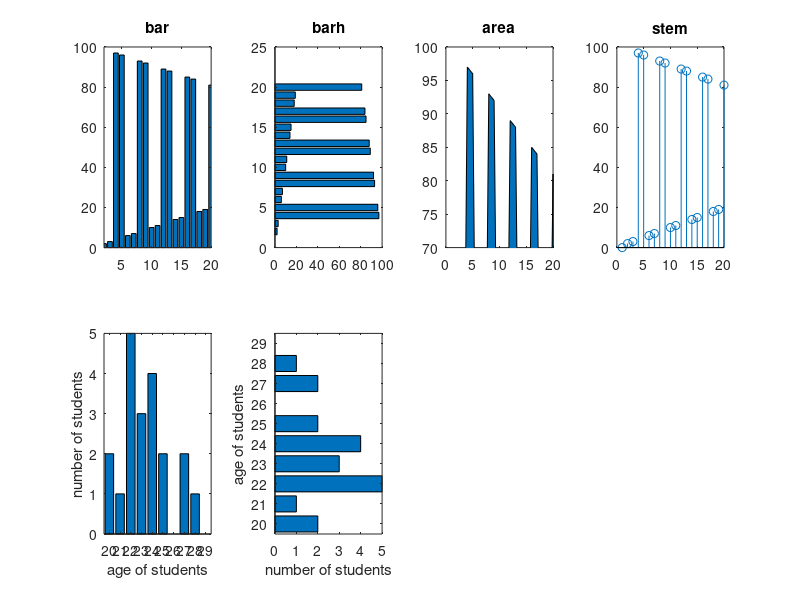

MATLAB code for this plot:
figure(1);
x = 1:20;
y = magic(20);
y = y(1,:);
y = mod(y,100);

subplot(2,4,1);
bar(x,y);
axis([2 20 0 100]);
title('bar');

subplot(2, 4,2);
barh(x,y);
title('barh');

subplot(2,4,3);
area(x,y);
axis([0 20 70 100]);
title('area');

subplot(2,4,4);
stem(x,y);
title('stem');

ages = 20:29; 
students = [2 1 5 3 4 2 0 2 1 0];
subplot(2,4,5);
bar(ages,students);
axis ([19.5 29.5 0 5])
xlabel('age of students');
ylabel('number of students')

subplot(2,4,6);
barh(ages,students)
axis ([0 5 19.5 29.5])
ylabel('age of students');
xlabel('number of students');